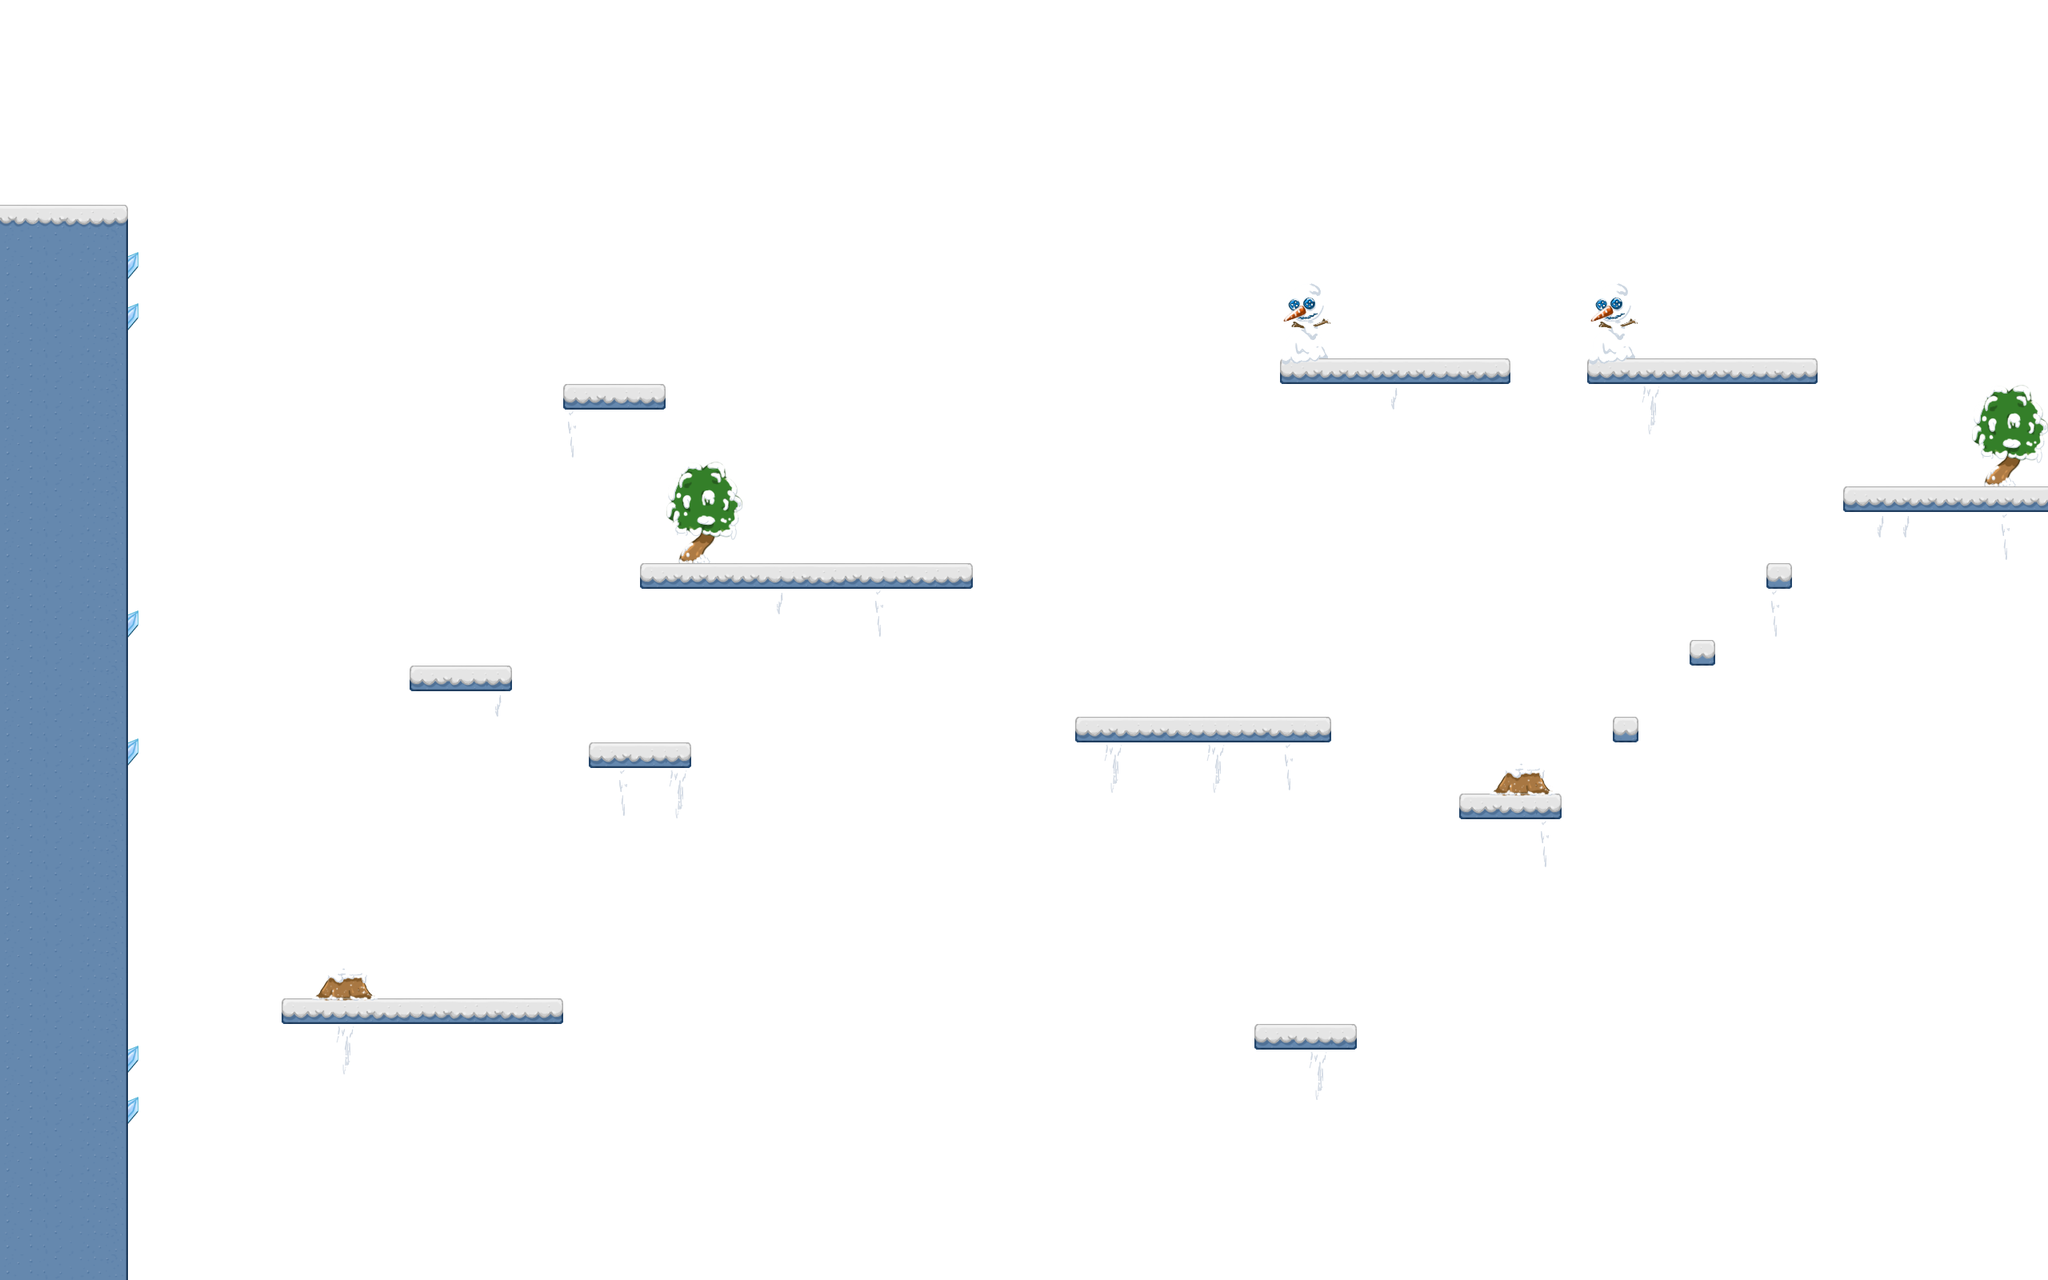

The image is a tile-based game level rendered from a .tmx file. Its description and source (layers, tilesets, objects; grid data summarised) follow:
An orthogonal 80x50 tile map with 32x32 px tiles, 3 tile layers (background, ground, frontground), 2 tilesets and 11 objects (3x 2, 3x flairy, 2x 3, 2x goal, earm).

<map version="1.10" tiledversion="1.10.0" orientation="orthogonal" renderorder="right-down" width="80" height="50" tilewidth="32" tileheight="32" infinite="0" backgroundcolor="#ffffff" nextlayerid="5" nextobjectid="12">
 <properties>
  <property name="FLY" value="2" />
  <property name="JUMP" value="10" />
 </properties>
 <tileset firstgid="1" name="tiles" tilewidth="32" tileheight="32" tilecount="100" columns="10">
  <image source="tiles.png" width="320" height="320" />
  <tile id="0">
   <properties>
    <property name="type" value="TOPL" />
   </properties>
  </tile>
  <tile id="1">
   <properties>
    <property name="type" value="TOP" />
   </properties>
  </tile>
  <tile id="2">
   <properties>
    <property name="type" value="TOP" />
   </properties>
  </tile>
  <tile id="3">
   <properties>
    <property name="type" value="TOP" />
   </properties>
  </tile>
  <tile id="4">
   <properties>
    <property name="type" value="TOP" />
   </properties>
  </tile>
  <tile id="5">
   <properties>
    <property name="type" value="TOPR" />
   </properties>
  </tile>
  <tile id="6">
   <properties>
    <property name="type" value="TOP" />
   </properties>
  </tile>
  <tile id="7">
   <properties>
    <property name="type" value="TOP" />
   </properties>
  </tile>
  <tile id="8">
   <properties>
    <property name="type" value="TOP" />
   </properties>
  </tile>
  <tile id="9">
   <properties>
    <property name="type" value="TOP" />
   </properties>
  </tile>
  <tile id="10">
   <properties>
    <property name="type" value="LEFT" />
   </properties>
  </tile>
  <tile id="15">
   <properties>
    <property name="type" value="RIGHT" />
   </properties>
  </tile>
  <tile id="20">
   <properties>
    <property name="type" value="DGL1" />
   </properties>
  </tile>
  <tile id="21">
   <properties>
    <property name="type" value="NB" />
   </properties>
  </tile>
  <tile id="22">
   <properties>
    <property name="type" value="NB" />
   </properties>
  </tile>
  <tile id="23">
   <properties>
    <property name="type" value="DGR1" />
   </properties>
  </tile>
  <tile id="31">
   <properties>
    <property name="type" value="DGL1" />
   </properties>
  </tile>
  <tile id="32">
   <properties>
    <property name="type" value="DGR1" />
   </properties>
  </tile>
  <tile id="35">
   <properties>
    <property name="type" value="DGR1" />
   </properties>
  </tile>
  <tile id="36">
   <properties>
    <property name="type" value="NB" />
   </properties>
  </tile>
  <tile id="38">
   <properties>
    <property name="type" value="NB" />
   </properties>
  </tile>
  <tile id="39">
   <properties>
    <property name="type" value="NB" />
   </properties>
  </tile>
  <tile id="40">
   <properties>
    <property name="type" value="BDGL1" />
   </properties>
  </tile>
  <tile id="41">
   <properties>
    <property name="type" value="NB" />
   </properties>
  </tile>
  <tile id="42">
   <properties>
    <property name="type" value="NB" />
   </properties>
  </tile>
  <tile id="43">
   <properties>
    <property name="type" value="BDGR1" />
   </properties>
  </tile>
  <tile id="44">
   <properties>
    <property name="type" value="DGR1" />
   </properties>
  </tile>
  <tile id="46">
   <properties>
    <property name="type" value="DGR1" />
   </properties>
  </tile>
  <tile id="47">
   <properties>
    <property name="type" value="DGL1" />
   </properties>
  </tile>
  <tile id="48">
   <properties>
    <property name="type" value="TOPRL" />
   </properties>
  </tile>
  <tile id="49">
   <properties>
    <property name="type" value="TOPRL" />
   </properties>
  </tile>
  <tile id="50">
   <properties>
    <property name="type" value="LEFT" />
   </properties>
  </tile>
  <tile id="51">
   <properties>
    <property name="type" value="DGL1" />
   </properties>
  </tile>
  <tile id="52">
   <properties>
    <property name="type" value="DGR1" />
   </properties>
  </tile>
  <tile id="53">
   <properties>
    <property name="type" value="RIGHT" />
   </properties>
  </tile>
  <tile id="54">
   <properties>
    <property name="type" value="DGL1" />
   </properties>
  </tile>
  <tile id="55">
   <properties>
    <property name="type" value="BDGR1" />
   </properties>
  </tile>
  <tile id="58">
   <properties>
    <property name="type" value="RL" />
   </properties>
  </tile>
  <tile id="61">
   <properties>
    <property name="type" value="RIGHT" />
   </properties>
  </tile>
  <tile id="62">
   <properties>
    <property name="type" value="LEFT" />
   </properties>
  </tile>
  <tile id="63">
   <properties>
    <property name="type" value="BDGL1" />
   </properties>
  </tile>
  <tile id="65">
   <properties>
    <property name="type" value="DGL1" />
   </properties>
  </tile>
  <tile id="68">
   <properties>
    <property name="type" value="RL" />
   </properties>
  </tile>
  <tile id="70">
   <properties>
    <property name="type" value="LEFT" />
   </properties>
  </tile>
  <tile id="75">
   <properties>
    <property name="type" value="RIGHT" />
   </properties>
  </tile>
  <tile id="80">
   <properties>
    <property name="type" value="TOP" />
   </properties>
  </tile>
  <tile id="81">
   <properties>
    <property name="type" value="TOP" />
   </properties>
  </tile>
  <tile id="82">
   <properties>
    <property name="type" value="TOP" />
   </properties>
  </tile>
  <tile id="83">
   <properties>
    <property name="type" value="TOP" />
   </properties>
  </tile>
  <tile id="84">
   <properties>
    <property name="type" value="TOP" />
   </properties>
  </tile>
  <tile id="85">
   <properties>
    <property name="type" value="TOP" />
   </properties>
  </tile>
  <tile id="87">
   <properties>
    <property name="type" value="TOP" />
   </properties>
  </tile>
  <tile id="88">
   <properties>
    <property name="type" value="TOP" />
   </properties>
  </tile>
  <tile id="96">
   <properties>
    <property name="type" value="LEFT" />
   </properties>
  </tile>
  <tile id="99">
   <properties>
    <property name="type" value="RIGHT" />
   </properties>
  </tile>
 </tileset>
 <tileset firstgid="101" name="props" tilewidth="32" tileheight="32" tilecount="100" columns="10">
  <image source="props.png" width="320" height="320" />
 </tileset>
 <layer id="1" name="background" width="80" height="50">
  <data>[4000 cells, 0 non-empty, 0 distinct tile ids]</data>
 </layer>
 <layer id="2" name="ground" width="80" height="50">
  <data>[4000 cells, 293 non-empty, 17 distinct tile ids]</data>
 </layer>
 <layer id="3" name="frontground" width="80" height="50">
  <data>[4000 cells, 119 non-empty, 39 distinct tile ids]</data>
 </layer>
 <objectgroup id="4" name="avatars">
  <object id="1" name="earm" gid="25" x="46" y="236" width="32" height="32" />
  <object id="2" name="canon_snow" type="2" x="572" y="788" width="61" height="32" />
  <object id="3" name="canon_snow" type="2" x="639" y="1206" width="61" height="32" />
  <object id="4" name="canon_snow" type="3" x="796" y="886" width="61" height="32" />
  <object id="5" name="flairy" gid="37" x="768" y="470" width="32" height="32" />
  <object id="6" name="canon_snow" type="2" x="1630" y="1238" width="61" height="32" />
  <object id="7" name="flairy" gid="37" x="1720" y="1094" width="32" height="32" />
  <object id="8" name="canon_snow" type="3" x="1478" y="850" width="61" height="32" />
  <object id="9" name="goal" gid="26" x="2440" y="578" width="32" height="32" />
  <object id="10" name="goal" gid="26" x="2440" y="578" width="32" height="32" />
  <object id="11" name="flairy" gid="37" x="2208" y="688" width="32" height="32" />
 </objectgroup>
</map>
